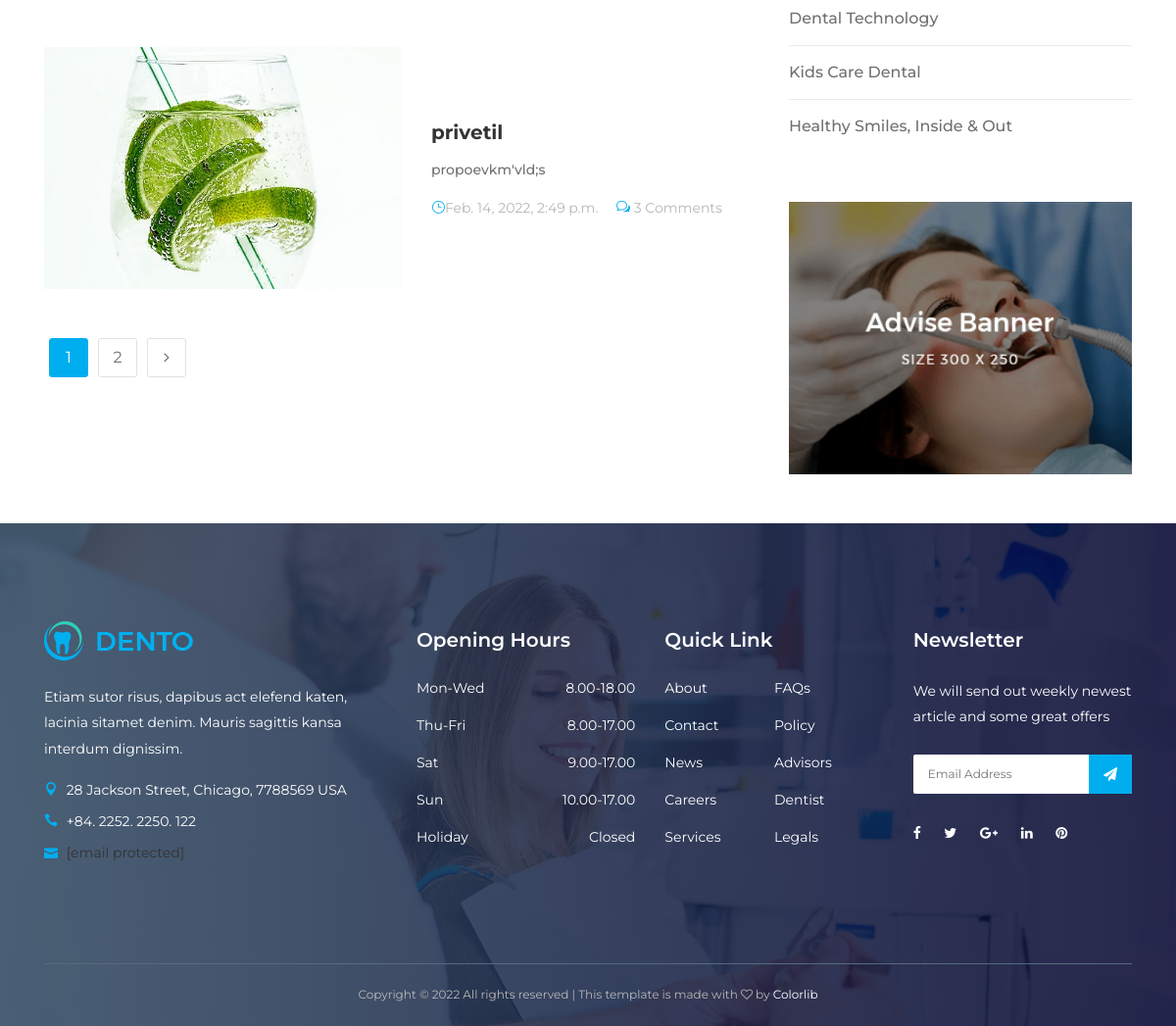
/blog/ (lower part), run on an earlier commit of the app's database.
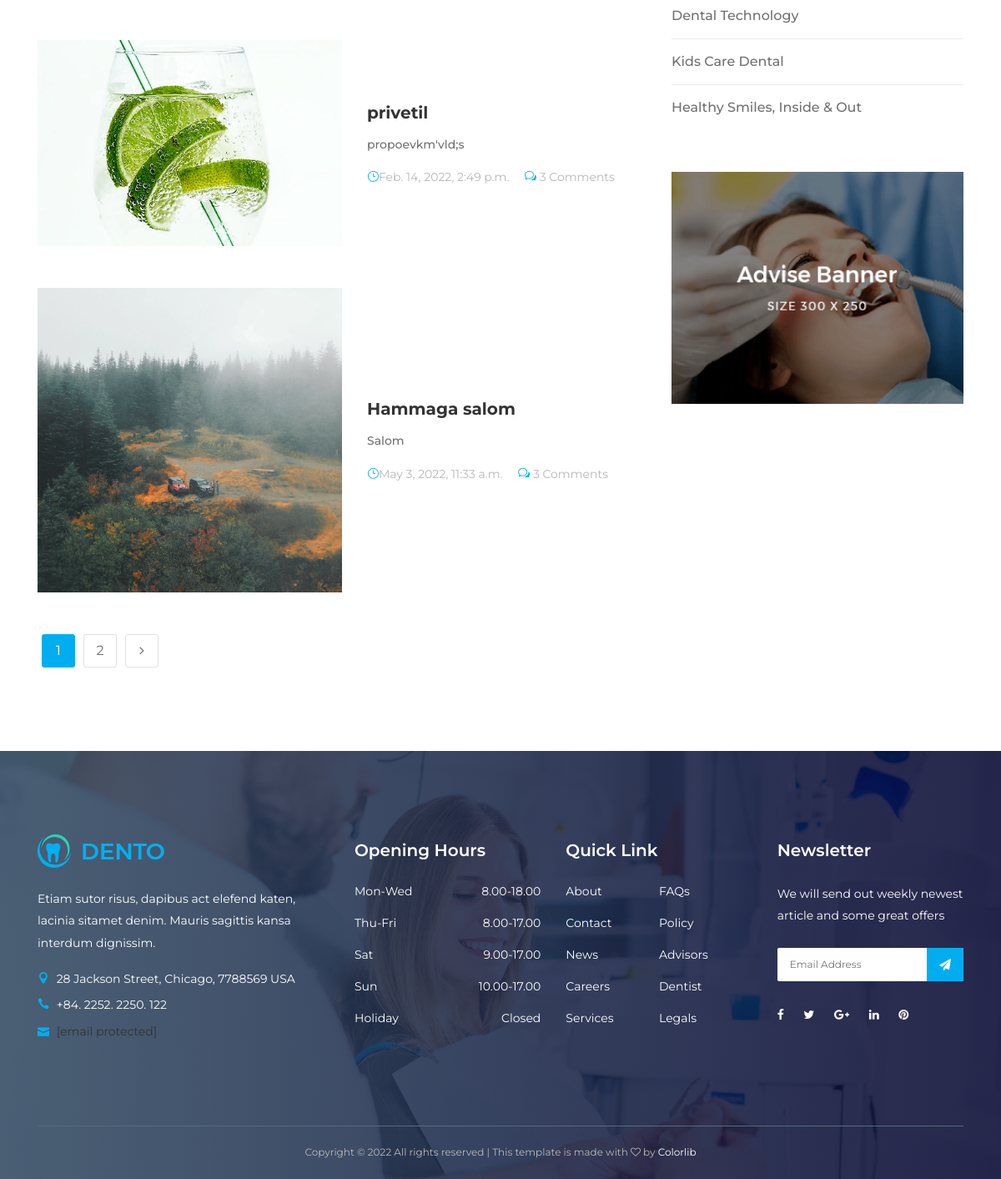
And on a later commit of the database.
### Dental/models.py (models this page shows, shortened)
class Blog(models.Model):
    title = models.CharField(max_length=200)
    short_title = models.CharField(max_length=200)
    category = models.ForeignKey(Categories, on_delete=models.CASCADE)
    description = models.TextField(null=True, blank=True)
    blog_img = models.ImageField(null=True, blank=True, upload_to="images/")
    updated_at = models.DateTimeField(auto_now=True)
    created_at = models.DateTimeField(auto_now_add=True)

class Categories(models.Model):
    name = models.CharField(max_length=200)

### Dental/views.py (the view)
# urls.py: 2. Add a URL to urlpatterns:  path('blog/', include('blog.urls'))
def blog(request):
    categories = Categories.objects.all()
    blogs = Blog.objects.all()
    context = {
        'blogs': blogs,
        'categories': categories
        }
    return render(request, 'blog.html', context)

### Dental/templates/blog.html (shortened to what this page needs)
{% extends 'navbar.html' %}
{% block content %}
{% load static %}
    <section class="dento-blog-area mt-50">
      <div class="container">
        <div class="row">
          <div class="col-12 col-lg-8">
            {% for blog in blogs %}
            <div
              class="single-blog-item style-2 d-flex flex-wrap align-items-center mb-50"
            >
              <div class="blog-thumbnail">
                <a href="blog-details.html">
                  <img src="{{ blog.blog_img.url }}" alt="" />
                </a>
              </div>
              <div class="blog-content">
                <a href="blog-details.html" class="post-title">
                    {{blog.title}}
                </a>
                <p>
                  {{blog.short_title}}
                </p>
                <div class="post-meta">
                  <a><i class="icon_clock_alt"></i>{{blog.created_at}}</a>
                  <a href="#"><i class="icon_chat_alt"></i> 3 Comments</a>
                </div>
              </div>
            </div>
            {% endfor %}
            <nav class="dento-pagination mb-100">
              <ul class="pagination">
                <li class="page-item active">
                  <a class="page-link" href="#">1</a>
                </li>
                <li class="page-item"><a class="page-link" href="#">2</a></li>
                <li class="page-item">
                  <a class="page-link" href="#"
                    ><i class="fa fa-angle-right"></i
                  ></a>
                </li>
              </ul>
            </nav>
          </div>
          <div class="col-12 col-lg-4">
            <div class="dento-sidebar">
              <div class="single-widget-area catagories-widget">
                <ul class="catagories-list">
                  {% for category in categories %}
                  <li><a href="#">{{category.name}}</a></li>
                  {% endfor %}
                </ul>
              </div>
              <div class="single-widget-area adds-widget">
                <a href="#"
                  ><img class="w-100" src="{% static 'website/img/bg-img/adds.png' %}" alt=""
                /></a>
              </div>
            </div>
          </div>
        </div>
      </div>
    </section>
{% endblock content %}

### Dental/templates/navbar.html (shortened to what this page needs)
{% load static %}
<!DOCTYPE html>
<html lang="en">
  <head>
    <link rel="stylesheet" href="{% static 'website/style.css' %}" />
  </head>
  <body>
    {% block content %}
    {% endblock content %}
    <footer
      class="footer-area bg-img bg-gradient-overlay"
      style="background-image: url({% static 'website/img/bg-img/3.jpg' %})"
    >
      <div class="container">
        <div class="row">
          <div class="col-12 col-sm-6 col-lg-4">
            <div class="single-footer-widget">
              <a href="index-2.html" class="d-block mb-4"
                ><img src="{% static 'website/img/core-img/logo.png' %}" alt=""
              /></a>
              <p>
                Etiam sutor risus, dapibus act elefend katen, lacinia sitamet
                denim. Mauris sagittis kansa interdum dignissim.
              </p>
              <div class="footer-contact">
                <p>
                  <i class="icon_pin"></i> 28 Jackson Street, Chicago, 7788569
                  USA
                </p>
                <p><i class="icon_phone"></i> +84. 2252. 2250. 122</p>
                <p>
                  <i class="icon_mail"></i>
                  <a
                    href="https://preview.colorlib.com/cdn-cgi/l/email-protection"
                    class="__cf_email__"
                    data-cfemail="f891969e97d69c9d968c97b89f95999194d69b9795"
                    >[email&#160;protected]</a
                  >
                </p>
              </div>
            </div>
          </div>
          <div class="col-12 col-sm-6 col-lg">
            <div class="single-footer-widget">
              <h5 class="widget-title">Opening Hours</h5>
              <ul class="opening-hours">
                <li><span>Mon-Wed</span> <span>8.00-18.00</span></li>
                <li><span>Thu-Fri</span> <span>8.00-17.00</span></li>
                <li><span>Sat</span> <span>9.00-17.00</span></li>
                <li><span>Sun</span> <span>10.00-17.00</span></li>
                <li><span>Holiday</span> <span>Closed</span></li>
              </ul>
            </div>
          </div>
          <div class="col-12 col-sm-6 col-lg">
            <div class="single-footer-widget">
              <h5 class="widget-title">Quick Link</h5>
              <nav>
                <ul class="quick-links">
                  <li><a href="#">About</a></li>
                  <li><a href="#">FAQs</a></li>
                  <li><a href="#">Contact</a></li>
                  <li><a href="#">Policy</a></li>
                  <li><a href="#">News</a></li>
                  <li><a href="#">Advisors</a></li>
                  <li><a href="#">Careers</a></li>
                  <li><a href="#">Dentist</a></li>
                  <li><a href="#">Services</a></li>
                  <li><a href="#">Legals</a></li>
                </ul>
              </nav>
            </div>
          </div>
          <div class="col-12 col-sm-6 col-lg">
            <div class="single-footer-widget">
              <h5 class="widget-title">Newsletter</h5>
              <p>
                We will send out weekly newest article and some great offers
              </p>
              <div class="footer-newsletter-form">
                <form action="#" method="post">
                  <input
                    type="email"
                    name="nl-email"
                    value=""
                    placeholder="Email Address"
                  />
                  <button type="submit">
                    <i class="fa fa-paper-plane" aria-hidden="true"></i>
                  </button>
                </form>
              </div>
              <div class="footer-social-info">
                <a
                  href="#"
                  data-toggle="tooltip"
                  data-placement="top"
                  title="Facebook"
                  ><i class="fa fa-facebook"></i
                ></a>
                <a
                  href="#"
                  data-toggle="tooltip"
                  data-placement="top"
                  title="Twitter"
                  ><i class="fa fa-twitter"></i
                ></a>
                <a
                  href="#"
                  data-toggle="tooltip"
                  data-placement="top"
                  title="Google Plus"
                  ><i class="fa fa-google-plus"></i
                ></a>
                <a
                  href="#"
                  data-toggle="tooltip"
                  data-placement="top"
                  title="Linkedin"
                  ><i class="fa fa-linkedin"></i
                ></a>
                <a
                  href="#"
                  data-toggle="tooltip"
                  data-placement="top"
                  title="Pinterest"
                  ><i class="fa fa-pinterest"></i
                ></a>
              </div>
            </div>
          </div>
        </div>
      </div>
      <div class="container">
        <div class="row">
          <div class="col-12">
            <div class="copywrite-content">
              <p>
                Copyright &copy;
                All rights reserved | This template is made with
                <i class="fa fa-heart-o" aria-hidden="true"></i> by
                <a href="https://colorlib.com/" target="_blank">Colorlib</a>
              </p>
            </div>
          </div>
        </div>
      </div>
    </footer>
  </body>
</html>

### static/website/css/default-assets/classy-nav.css (style rules this page uses)
body { font-family:"Roboto",sans-serif }
ul { margin:0 }
ul li { list-style:none }
img { height:auto;max-width:100% }
.bg-img { background-position:center center;background-size:cover;background-repeat:no-repeat }

### static/website/css/style.css (style rules this page uses)
.icon_search,.icon_chat_alt,.icon_clock_alt,.icon_genius,.icon_book_alt,.icon_heart_alt,.icon_mail,.icon_pin,.icon_phone,.icon_id { font-family:'ElegantIcons';speak:none;font-style:normal;font-weight:normal;font-variant:normal;text-transform:none;line-height:1;-webkit-font-smoothing:antialiased }
.icon_chat_alt:before { content:"\77" }
.icon_clock_alt:before { content:"\7d" }
.icon_mail:before { content:"\e076" }
.icon_pin:before { content:"\e081" }
.icon_phone:before { content:"\e090" }

What changed in the data, as far as the page shows it:
added Blog: blog_img (picture), title "Hammaga salom", short_title "Salom", created_at "May 3, 2022, 11:33 a.m."
